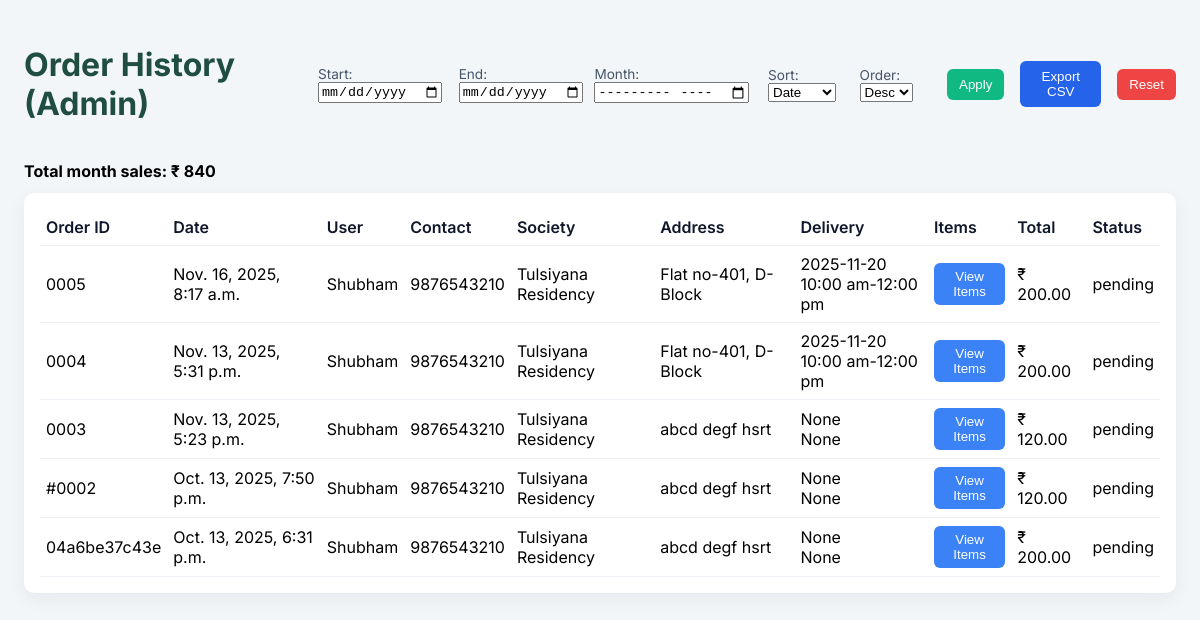
The page /order/admin-dashboard/ (signed in) on the database its author committed.
### order/models.py (models this page shows, shortened)
class Order(models.Model):
    STATUS_CHOICES = [
        ('pending', 'Pending'),
        ('confirmed', 'Confirmed'),
        ('delivered', 'Delivered'),
        ('cancelled', 'Cancelled'),
    ]
    order_id = models.CharField(max_length=100, unique=True)
    user = models.ForeignKey(User, on_delete=models.CASCADE, related_name='orders')
    society = models.ForeignKey(Society, on_delete=models.SET_NULL, null=True, blank=True, related_name='orders')
    address = models.CharField(max_length=200)
    delivery_date = models.CharField(max_length=50, null=True, blank=True)
    delivery_slot = models.CharField(max_length=100, null=True, blank=True)
    total_amount = models.DecimalField(max_digits=10, decimal_places=2)
    order_status = models.CharField(max_length=20, choices=STATUS_CHOICES, default='pending')
    created_at = models.DateTimeField(auto_now_add=True)

### user/models.py (models this page shows, shortened)
class User(models.Model):
    username = models.CharField(max_length=100)
    email_id = models.CharField(max_length=50)
    contact_no = models.CharField(max_length=15)
    referal_code = models.CharField(max_length=15,null=True,blank=True)
    wallet_amount = models.FloatField(default=0.0)
    society = models.ForeignKey(Society, on_delete=models.SET_NULL, null=True, blank=True, related_name='users')
    address = models.TextField()
    created_at = models.DateTimeField(auto_now_add=True)

class Society(models.Model):
    name = models.CharField(max_length=150)
    created_at = models.DateTimeField(auto_now_add=True)

### order/views.py (the view, shortened to what this page needs)
# urls.py: path('admin-dashboard/', admin_dashboard, name='admin-dashboard'),
@staff_member_required
def admin_dashboard(request):
	start_date = request.GET.get('start_date')  # expected format YYYY-MM-DD
	end_date = request.GET.get('end_date')
	month = request.GET.get('month')  # YYYY-MM for monthly total
	export = request.GET.get('export')  # if 'csv' then return CSV
	orders_qs = Order.objects.select_related('user', 'society').prefetch_related('order_products__product__unit')
	if start_date:
		try:
			sd = datetime.strptime(start_date, '%Y-%m-%d')
			orders_qs = orders_qs.filter(created_at__date__gte=sd.date())
		except Exception:
			pass
	if end_date:
		try:
			ed = datetime.strptime(end_date, '%Y-%m-%d')
			orders_qs = orders_qs.filter(created_at__date__lte=ed.date())
		except Exception:
			pass
	if not start_date and not end_date and month:
		try:
			m = datetime.strptime(month, '%Y-%m')
			orders_qs = orders_qs.filter(created_at__year=m.year, created_at__month=m.month)
		except Exception:
			pass
	total_month = Decimal('0.00')
	try:
		if start_date or end_date:
			agg = orders_qs.aggregate(s=Sum('total_amount'))
			total_val = agg.get('s')
		elif month:
			m = datetime.strptime(month, '%Y-%m')
			month_orders = Order.objects.filter(created_at__year=m.year, created_at__month=m.month)
			agg = month_orders.aggregate(s=Sum('total_amount'))
			total_val = agg.get('s')
		else:
			agg = Order.objects.aggregate(s=Sum('total_amount'))
			total_val = agg.get('s')
		if total_val is not None:
			total_month = Decimal(total_val)
	except Exception:
		total_month = Decimal('0.00')
	rows = []
	for o in orders_qs.order_by('-created_at'):
		items = []
		for op in o.order_products.all():
			prod = op.product
			items.append({
				'product_id': prod.id,
				'name': prod.name,
				'unit': prod.unit.name if prod.unit else None,
				'price': str(prod.price),
				'quantity': op.quantity*op.product.quantity,
			})
		rows.append({
			'order_id': o.order_id,
			'created_at': o.created_at,
			'total_amount': str(o.total_amount),
			'order_status': o.order_status,
			'delivery_date': getattr(o, 'delivery_date', None),
			'delivery_slot': getattr(o, 'delivery_slot', None),
			'address': o.address,
			'user': {
				'id': o.user.id,
				'username': o.user.username,
				'contact_no': getattr(o.user, 'contact_no', None),
				'address': getattr(o.user, 'address', None),
			},
			'society': o.society.name if o.society else None,
			'items': items,
			'items_json': json.dumps(items),
		})
	return render(request, 'order/admin_dashboard.html', {
		'orders': rows,
		'total_month': str(total_month),
		'filters': {
			'start_date': start_date or '',
			'end_date': end_date or '',
			'month': month or '',
		}
	})

### order/templates/order/admin_dashboard.html (shortened to what this page needs)
<!doctype html>
<html lang="en">
  <head>
  </head>
  <body>
    <div class="container">
      <div class="topbar">
        <h1>Order History (Admin)</h1>
        <div class="filters">
          <form
            method="get"
            id="filterForm"
            style="display: flex; gap: 8px; align-items: center"
          >
            <label class="small"
              >Start:
              <input
                type="date"
                name="start_date"
                value="{{ filters.start_date }}"
            /></label>
            <label class="small"
              >End:
              <input type="date" name="end_date" value="{{ filters.end_date }}"
            /></label>
            <label class="small"
              >Month:
              <input type="month" name="month" value="{{ filters.month }}"
            /></label>
            <label class="small"
              >Sort:
              <select name="sort_by">
                <option
                  value="created_at"
                  {%
                  if
                  filters.sort_by=""
                  ="created_at"
                  %}selected{%
                  endif
                  %}
                >
                  Date
                </option>
              </select>
            </label>
            <label class="small"
              >Order:
              <select name="order">
                <option
                  value="desc"
                  {%
                  if
                  filters.order=""
                  ="desc"
                  %}selected{%
                  endif
                  %}
                >
                  Desc
                </option>
              </select>
            </label>
            <button
              type="submit"
              style="
                padding: 8px 12px;
                border-radius: 6px;
                background: #10b981;
                color: white;
                border: none;
              "
            >
              Apply
            </button>
            <button
              type="button"
              id="exportBtn"
              style="
                padding: 8px 12px;
                border-radius: 6px;
                background: #2563eb;
                color: white;
                border: none;
                margin-left: 8px;
              "
            >
              Export CSV
            </button>
            <button
              type="button"
              id="resetBtn"
              style="
                padding: 8px 12px;
                border-radius: 6px;
                background: #ef4444;
                color: white;
                border: none;
                margin-left: 8px;
              "
            >
              Reset
            </button>
          </form>
        </div>
      </div>
      <div style="margin: 12px 0; font-weight: 700">
        Total month sales: ₹ {{ total_month }}
      </div>
      {% if orders %}
      <div class="order-card">
        <table>
          <thead>
            <tr>
              <th>Order ID</th>
              <th>Date</th>
              <th>User</th>
              <th>Contact</th>
              <th>Society</th>
              <th>Address</th>
              <th>Delivery</th>
              <th>Items</th>
              <th>Total</th>
              <th>Status</th>
            </tr>
          </thead>
          <tbody>
            {% for o in orders %}
            <tr>
              <td>{{ o.order_id }}</td>
              <td>{{ o.created_at }}</td>
              <td>{{ o.user.username }}</td>
              <td>{{ o.user.contact_no }}</td>
              <td>{{ o.society }}</td>
              <td>{{ o.address }}</td>
              <td>{{ o.delivery_date }}<br />{{ o.delivery_slot }}</td>
              <td>
                <button
                  class="view-items-btn"
                  data-items="{{ o.items_json|safe }}"
                  style="
                    padding: 6px 8px;
                    border-radius: 6px;
                    background: #3b82f6;
                    color: white;
                    border: none;
                  "
                >
                  View Items
                </button>
              </td>
              <td>₹ {{ o.total_amount }}</td>
              <td>{{ o.order_status }}</td>
            </tr>
            {% endfor %}
          </tbody>
        </table>
      </div>
      {% else %}
      <p>No orders found.</p>
      {% endif %}
    </div>
  </body>
</html>

### order/templates/order/admin_dashboard.html (style rules this page uses)
body { font-family: Inter, system-ui, -apple-system, "Segoe UI", Roboto, "Helvetica Neue", Arial; background: #f3f6f9; margin: 0; padding: 24px; }
.container { max-width: 1200px; margin: 0 auto; }
h1 { color: #1f4d3f; }
.order-card { background: white; border-radius: 10px; box-shadow: 0 6px 18px rgba(16, 24, 40, 0.06); margin-bottom: 16px; padding: 16px; }
table { width: 100%; border-collapse: collapse; }
th, td { text-align: left; padding: 8px 6px; border-bottom: 1px solid #eef2f7; }
th { color: #0f172a; font-weight: 600; }
.topbar { display: flex; justify-content: space-between; align-items: center; margin-bottom: 16px; }
.filters { display: flex; gap: 8px; }
.small { font-size: 0.85rem; color: #475569; }

### rows shown on the page
Order: order_id "0005", created_at "Nov. 16, 2025, 8:17 a.m.", address "Flat no-401, D-Block", delivery_date "2025-11-20", delivery_slot "10:00 am-12:00 pm", order_status "pending"
User: user.username "Shubham" "Shubham" "Shubham" "Shubham" "Shubham", user.contact_no "9876543210" "9876543210" "9876543210" "9876543210" "9876543210"
Society: society "Tulsiyana Residency" "Tulsiyana Residency" "Tulsiyana Residency" "Tulsiyana Residency" "Tulsiyana Residency"
Order: order_id "0004", created_at "Nov. 13, 2025, 5:31 p.m.", address "Flat no-401, D-Block", delivery_date "2025-11-20", delivery_slot "10:00 am-12:00 pm", order_status "pending"
Order: order_id "0003", created_at "Nov. 13, 2025, 5:23 p.m.", address "abcd degf hsrt", order_status "pending"
Order: order_id "#0002", created_at "Oct. 13, 2025, 7:50 p.m.", address "abcd degf hsrt", order_status "pending"
Order: order_id "04a6be37c43e", created_at "Oct. 13, 2025, 6:31 p.m.", address "abcd degf hsrt", order_status "pending"

### other values the page prints
{{ total_month }} "840"
{{ o.total_amount }} "200.00" "200.00" "120.00" "120.00" "200.00"
{{ o.delivery_date }} "None" "None" "None"
{{ o.delivery_slot }} "None" "None" "None"
